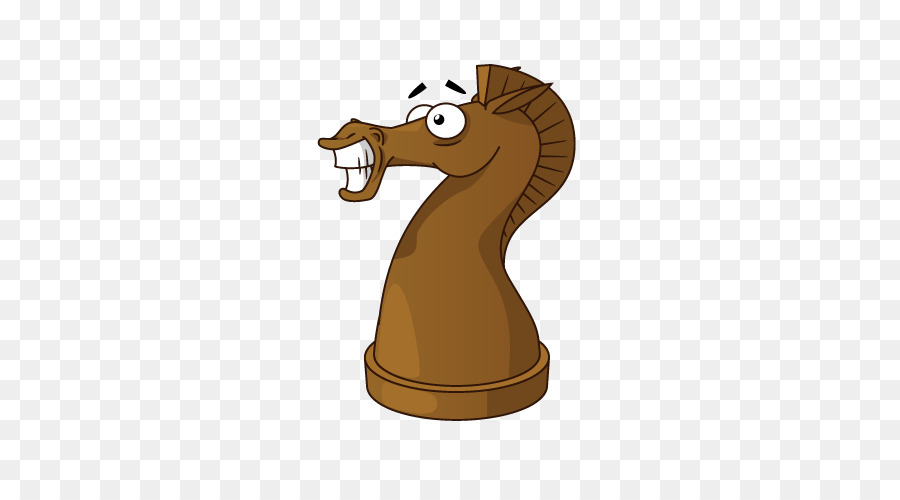
#> input picture MRO/lab4/chess.jpg, 900 x 500 px
$ jupyter execute lab4.ipynb
#> lines starting #> are read from the running program, lines starting #| are printed output that depends on the picture
# Лабораторная работа №4. <br> Сопоставление особых точек изображений, распознавание изображений в библиотеке OpenCV.

[cell 1]
import numpy as np
import cv2 as cv
import matplotlib.pyplot as plt
from time import time
img = cv.imread('chess.jpg', cv.IMREAD_GRAYSCALE)
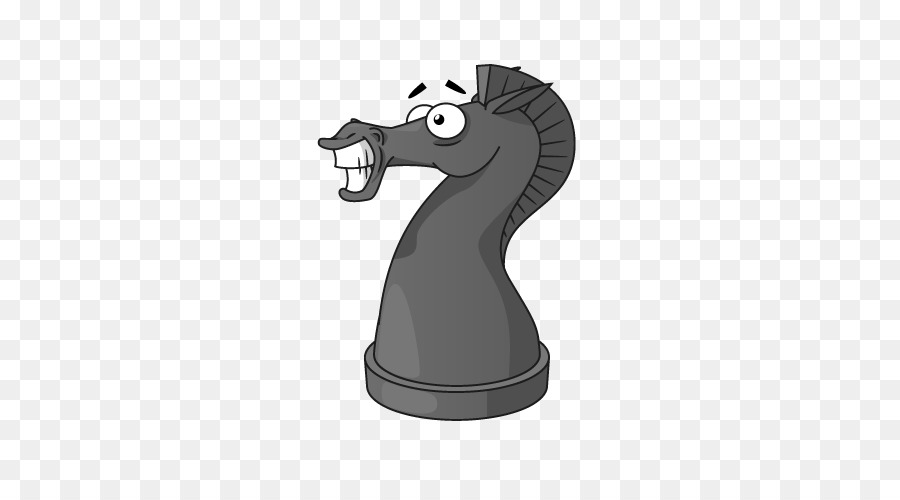
#> img: shape (500, 900); min 0, max 255, mean 228.5
(h,w) = img.shape[:2]
#> h = 500; w = 900
center = (int(w/2), int(h/2))
#> center = (450, 250)
rotation_matrix = cv.getRotationMatrix2D(center, 90, 1)
rotated_img = cv.warpAffine(img,rotation_matrix,(w,h))
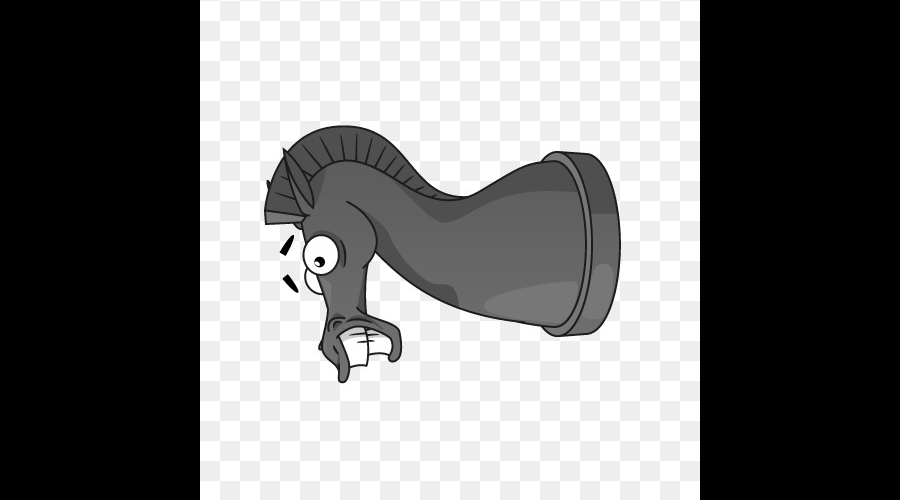
#> rotated_img: shape (500, 900); min 0, max 255, mean 119
img_blur_7g = cv.GaussianBlur(img, (7,7), 0)
res_img = cv.resize(img, (500, 400), interpolation=cv.INTER_NEAREST)
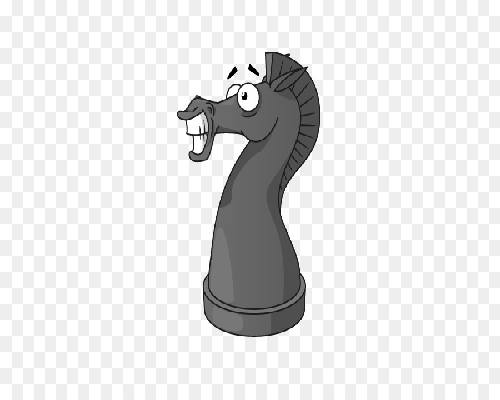
#> res_img: shape (400, 500); min 0, max 255, mean 228.6
cv.imwrite('chess_blured.jpg', img_blur_7g)
cv.imwrite('chess_rotated.jpg',rotated_img)
cv.imwrite('chess_resized.jpg',res_img)
#> Out = True

## 1. Дескриптор ORB

### Сопоставление размытого изображения с оригиналом

[cell 2]
img1 = cv.imread('chess.jpg', cv.IMREAD_GRAYSCALE)
img2 = cv.imread('chess_blured.jpg', cv.IMREAD_GRAYSCALE)
#> img2: shape (500, 900); min 3, max 255, mean 228.5
start_time = time()
orb = cv.ORB.create()
kp1, des1 = orb.detectAndCompute(img1, None)
#> kp1 = 500 keypoints; strongest (x, y, size): (431, 108, 31), (349, 170, 31), (357, 170, 31), (362, 169, 31)
kp2, des2 = orb.detectAndCompute(img2, None)
#> kp2 = 472 keypoints; strongest (x, y, size): (439, 121, 53.6), (438, 120, 64.3), (441, 118, 53.6), (449, 83, 53.6)

bf = cv.BFMatcher(cv.NORM_HAMMING, crossCheck=True)
matches = bf.match(des1, des2)
#> matches = 340 matches
print(f'Время выполнения дескриптора: {time() - start_time:.3f} секунд')
matches = sorted(matches, key=lambda x: x.distance)
img3 = cv.drawMatches(img1,kp1,img2, kp2, matches[:10], None, flags=cv.DrawMatchesFlags_NOT_DRAW_SINGLE_POINTS)
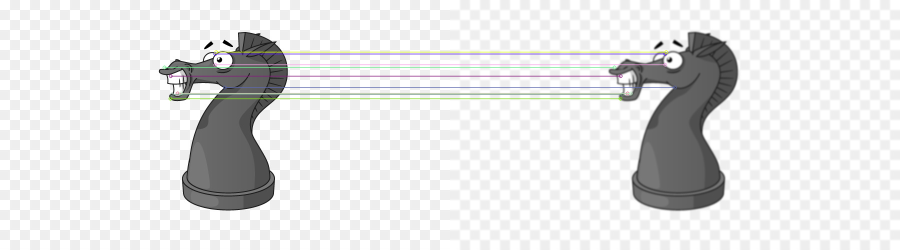
#> img3: shape (500, 1800, 3) (shown at 1/2 size); mean of channels 0, 1, 2 227.5, 227.7, 227.6; drawn as B, G, R
plt.imshow(img3)
plt.show()

### Сопоставление  изображения с другим размером с оригиналом

[cell 3]
img1 = cv.imread('chess.jpg', cv.IMREAD_GRAYSCALE)
img2 = cv.imread('chess_resized.jpg', cv.IMREAD_GRAYSCALE)
#> img2: shape (400, 500); min 0, max 255, mean 228.5

start_time = time()
orb = cv.ORB.create()
kp1, des1 = orb.detectAndCompute(img1, None)
kp2, des2 = orb.detectAndCompute(img2, None)
#> kp2 = 482 keypoints; strongest (x, y, size): (243, 99, 31), (244, 98, 37.2), (246, 97, 37.2), (234, 68, 31)

bf = cv.BFMatcher(cv.NORM_HAMMING, crossCheck=True)
matches = bf.match(des1, des2)
#> matches = 192 matches
print(f'Время выполнения дескриптора: {time() - start_time:.3f} секунд')
matches = sorted(matches, key=lambda x: x.distance)
img3 = cv.drawMatches(img1,kp1,img2, kp2, matches[:10], None, flags=cv.DrawMatchesFlags_NOT_DRAW_SINGLE_POINTS)
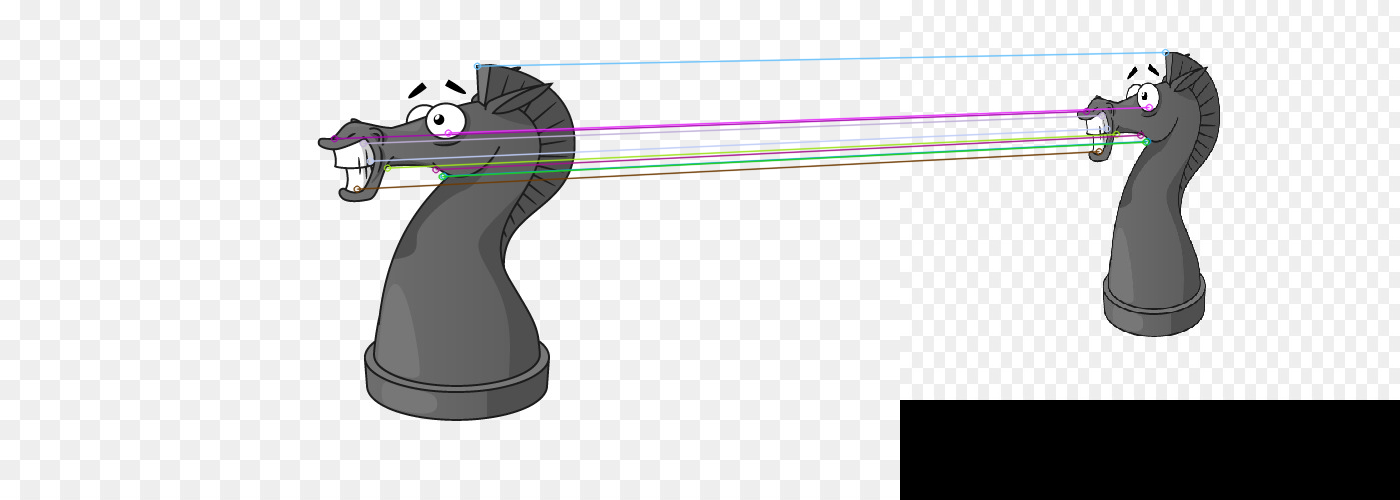
#> img3: shape (500, 1400, 3); mean of channels 0, 1, 2 211.4, 211.1, 211.3; drawn as B, G, R
plt.imshow(img3)
plt.show()

### Сопоставление перевернутого изображения с оригиналом

[cell 4]
img1 = cv.imread('chess.jpg', cv.IMREAD_GRAYSCALE)
img2 = cv.imread('chess_rotated.jpg', cv.IMREAD_GRAYSCALE)
#> img2: shape (500, 900); min 0, max 255, mean 119

start_time = time()
orb = cv.ORB.create()
kp1, des1 = orb.detectAndCompute(img1, None)
kp2, des2 = orb.detectAndCompute(img2, None)
#> kp2 = 500 keypoints; strongest (x, y, size): (308, 269, 31), (370, 351, 31), (369, 338, 31), (370, 343, 31)

bf = cv.BFMatcher(cv.NORM_HAMMING, crossCheck=True)
matches = bf.match(des1, des2)
#> matches = 407 matches
print(f'Время выполнения дескриптора: {time() - start_time:.3f} секунд')
matches = sorted(matches, key=lambda x: x.distance)
img3 = cv.drawMatches(img1,kp1,img2, kp2, matches[:10], None, flags=cv.DrawMatchesFlags_NOT_DRAW_SINGLE_POINTS)
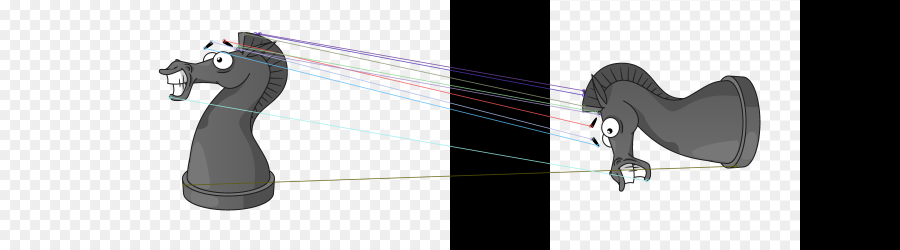
#> img3: shape (500, 1800, 3) (shown at 1/2 size); mean of channels 0, 1, 2 173.7, 173.5, 173.4; drawn as B, G, R
plt.imshow(img3)
plt.show()

## 2. Дескриптор SIFT

### Сопоставление размытого изображения с оригиналом

[cell 5]
img1 = cv.imread('chess.jpg', cv.IMREAD_GRAYSCALE)
img2 = cv.imread('chess_blured.jpg', cv.IMREAD_GRAYSCALE)

start_time = time()
sift = cv.SIFT.create()
kp1, des1 = sift.detectAndCompute(img1, None)
#> kp1 = 147 keypoints; strongest (x, y, size): (440, 121, 5.8), (450, 84, 5.7), (421, 88, 5.9), (411, 96, 3.4)
kp2, des2 = sift.detectAndCompute(img2, None)
#> kp2 = 133 keypoints; strongest (x, y, size): (440, 120, 6), (451, 85, 6.4), (420, 88, 6.5), (514, 139, 92.2)

bf = cv.BFMatcher()
matches = bf.knnMatch(des1, des2, k=2)
#> matches = 147 matches
print(f'Время выполнения дескриптора: {time() - start_time:.3f} секунд')
good = []
for m, n in matches:
    if m.distance < 0.75 * n.distance:
        good.append([m])
#> this loop made 147 passes
#> after the loop, good = 60 matches
img3 = cv.drawMatchesKnn(img1, kp1, img2, kp2, good[:10], None, flags=cv.DrawMatchesFlags_NOT_DRAW_SINGLE_POINTS)
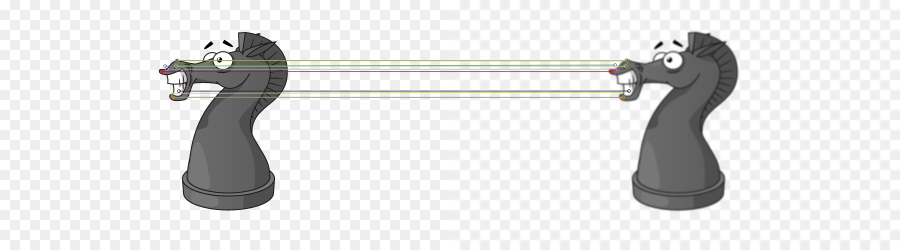
#> img3: shape (500, 1800, 3) (shown at 1/2 size); mean of channels 0, 1, 2 227.2, 227.5, 228; drawn as B, G, R
plt.imshow(img3)
plt.show()

### Сопоставление  изображения с другим размером с оригиналом

[cell 6]
img1 = cv.imread('chess.jpg', cv.IMREAD_GRAYSCALE)
img2 = cv.imread('chess_resized.jpg', cv.IMREAD_GRAYSCALE)

start_time = time()
sift = cv.SIFT.create()
kp1, des1 = sift.detectAndCompute(img1, None)
kp2, des2 = sift.detectAndCompute(img2, None)
#> kp2 = 84 keypoints; strongest (x, y, size): (244, 97, 3.5), (234, 70, 3.8), (251, 68, 4.2), (246, 93, 1.9)

bf = cv.BFMatcher()
matches = bf.knnMatch(des1, des2, k=2)
print(f'Время выполнения дескриптора: {time() - start_time:.3f} секунд')
good = []
for m, n in matches:
    if m.distance < 0.75 * n.distance:
        good.append([m])
#> after the loop, good = 38 matches
img3 = cv.drawMatchesKnn(img1, kp1, img2, kp2, good[:10], None, flags=cv.DrawMatchesFlags_NOT_DRAW_SINGLE_POINTS)
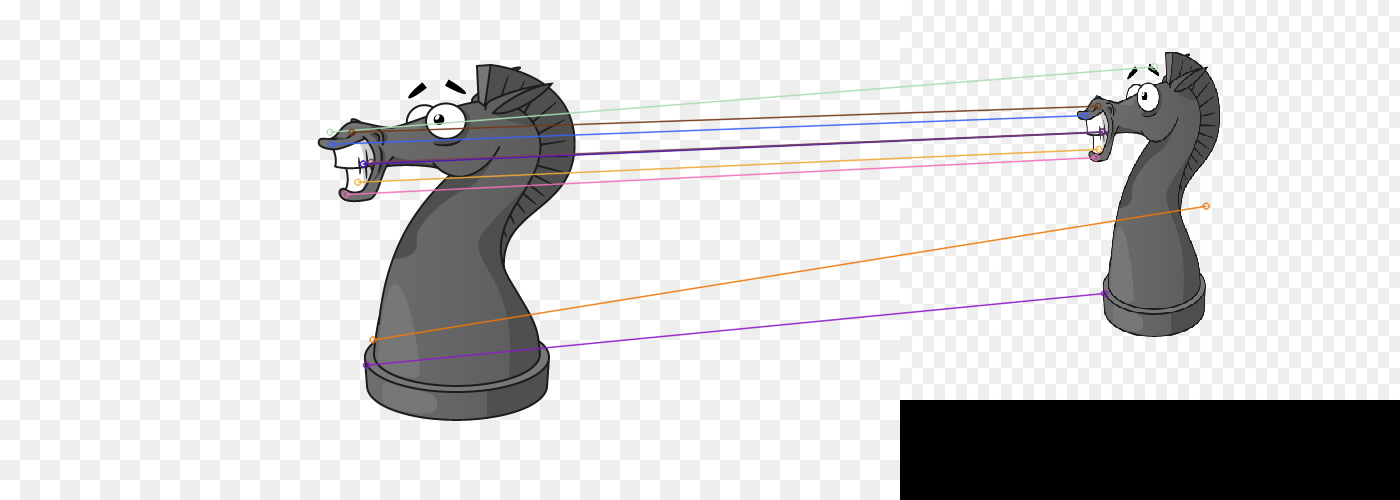
#> img3: shape (500, 1400, 3); mean of channels 0, 1, 2 211.2, 210.8, 211.6; drawn as B, G, R
plt.imshow(img3)
plt.show()

### Сопоставление перевернутого изображения с оригиналом

[cell 7]
img1 = cv.imread('chess.jpg', cv.IMREAD_GRAYSCALE)
img2 = cv.imread('chess_rotated.jpg', cv.IMREAD_GRAYSCALE)

start_time = time()
sift = cv.SIFT.create()
kp1, des1 = sift.detectAndCompute(img1, None)
kp2, des2 = sift.detectAndCompute(img2, None)
#> kp2 = 157 keypoints; strongest (x, y, size): (321, 261, 5.9), (288, 280, 6), (296, 290, 3.4), (295, 289, 3.9)

bf = cv.BFMatcher()
matches = bf.knnMatch(des1, des2, k=2)
print(f'Время выполнения дескриптора: {time() - start_time:.3f} секунд')
good = []
for m, n in matches:
    if m.distance < 0.75 * n.distance:
        good.append([m])
#> after the loop, good = 124 matches
img3 = cv.drawMatchesKnn(img1, kp1, img2, kp2, good[:10], None, flags=cv.DrawMatchesFlags_NOT_DRAW_SINGLE_POINTS)
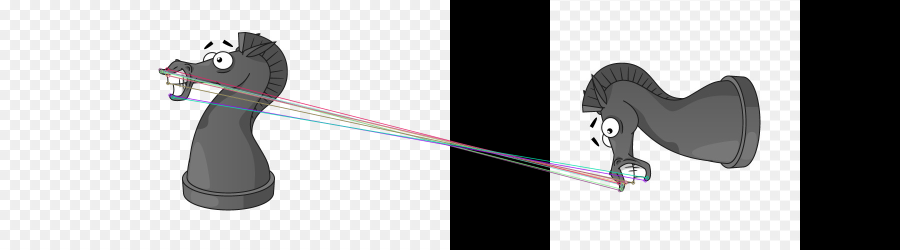
#> img3: shape (500, 1800, 3) (shown at 1/2 size); mean of channels 0, 1, 2 173.6, 173.4, 173.5; drawn as B, G, R
plt.imshow(img3)
plt.show()
